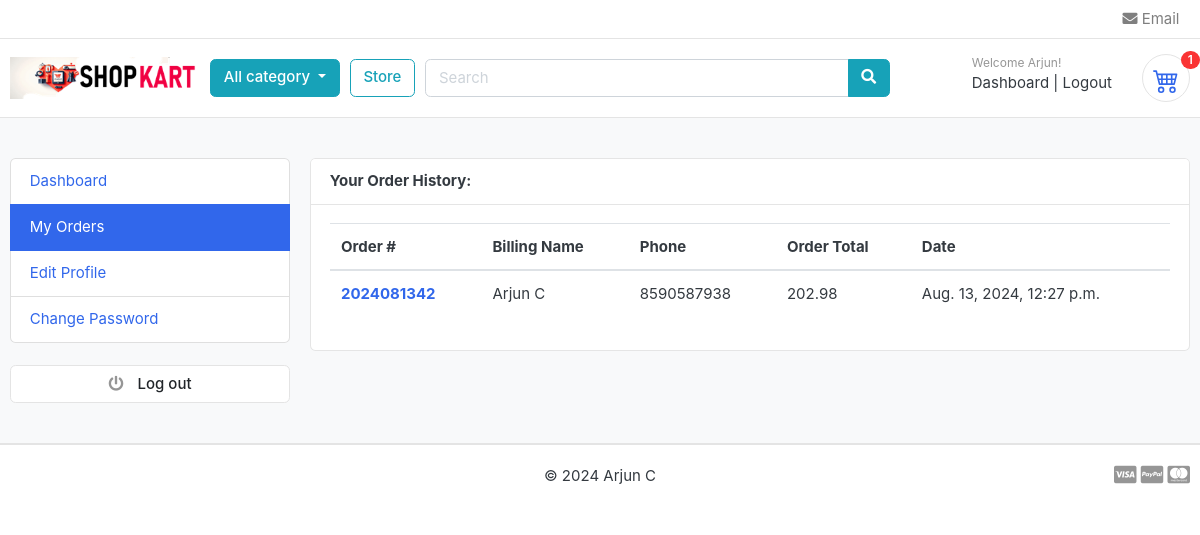
Before: /accounts/my_orders/ (signed in) with the older database file.
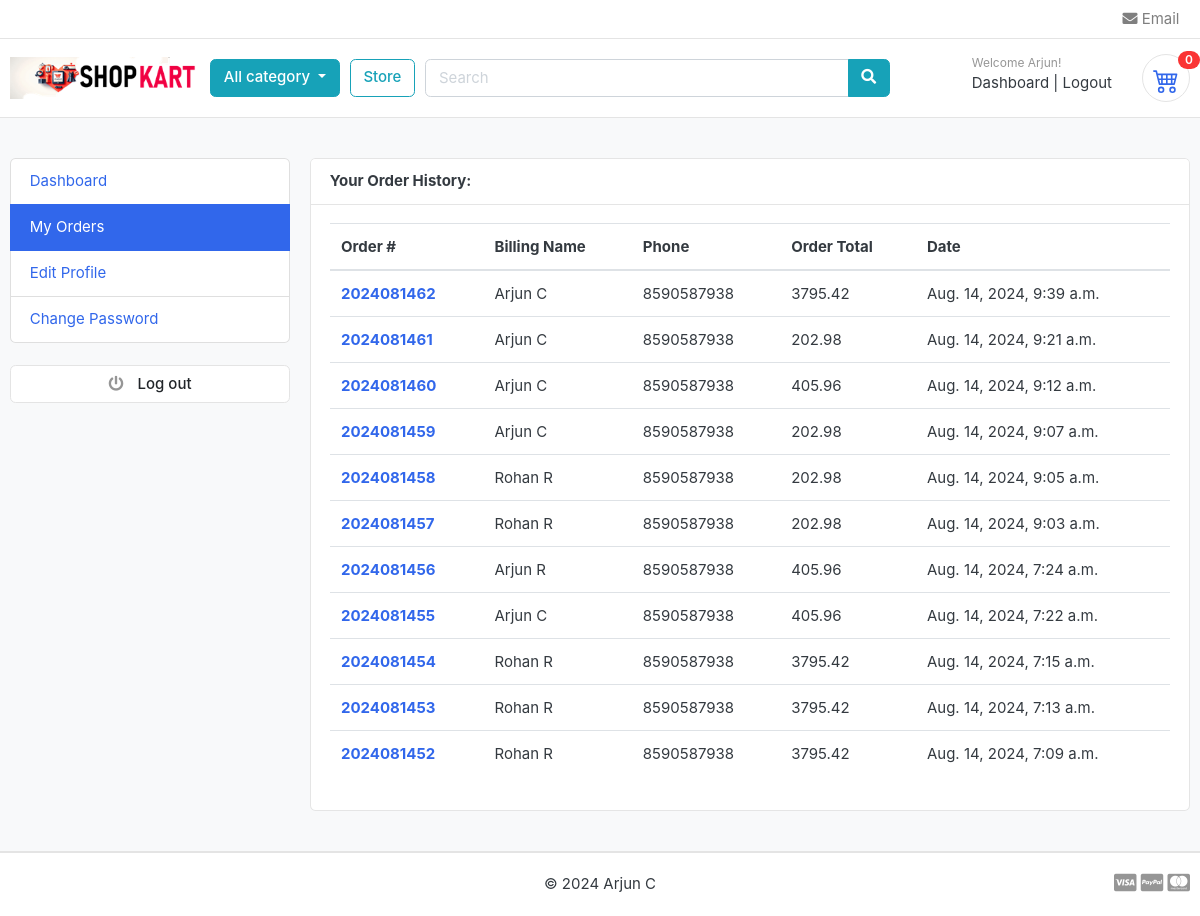
After: the same page with the newer database file.
### accounts/models.py (models this page shows, shortened)
class Account(AbstractBaseUser):
    first_name = models.CharField(max_length=50)
    last_name = models.CharField(max_length=50)
    username = models.CharField(max_length=50, unique=True)
    email = models.EmailField(max_length=100, unique=True)
    phone_number = models.CharField(max_length=50)
    date_joined = models.DateTimeField(auto_now_add=True)
    last_login = models.DateTimeField(auto_now_add=True)
    is_admin = models.BooleanField(default=False)
    is_staff = models.BooleanField(default=False)
    is_active = models.BooleanField(default=False)
    is_superadmin = models.BooleanField(default=False)
    USERNAME_FIELD = 'email'
    REQUIRED_FIELDS = ['username', 'first_name', 'last_name']
    objects = MyAccountManager()

### orders/models.py (models this page shows, shortened)
class Order(models.Model):
    STATUS = (
        ('New', 'New'),
        ('Accepted', 'Accepted'),
        ('Completed', 'Completed'),
        ('Cancelled', 'Cancelled'),
    )
    user = models.ForeignKey(Account, on_delete=models.SET_NULL, null=True)
    payment = models.ForeignKey(Payment, on_delete=models.SET_NULL, blank=True ,null=True)
    order_number = models.CharField(max_length=20)
    first_name = models.CharField(max_length=50)
    last_name = models.CharField(max_length=50)
    phone = models.CharField(max_length=15)
    email = models.EmailField(max_length=50)
    address_line_1 = models.CharField(max_length=50)
    address_line_2 = models.CharField(max_length=50, blank=True)
    country = models.CharField(max_length=50)
    state = models.CharField(max_length=50)
    city = models.CharField(max_length=50)
    order_note = models.CharField(max_length=100, blank=True)
    order_total = models.FloatField()
    tax = models.FloatField()
    status = models.CharField(max_length=10, choices=STATUS, default='New')
    ip = models.CharField(blank=True, max_length=20)
    is_ordered = models.BooleanField(default=False)
    created_at = models.DateTimeField(auto_now_add=True)
    updated_at = models.DateTimeField(auto_now=True)
    def full_name(self):
        return f'{self.first_name} {self.last_name}'

### accounts/views.py (the view)
# urls.py: path('my_orders/',views.my_orders, name='my_orders'),
@login_required(login_url='login')
def my_orders(request):
    orders = Order.objects.filter(user=request.user, is_ordered=True).order_by('-created_at')
    context = {
        'orders':orders
    }
    return render(request, 'accounts/my_orders.html', context)

### cart/context_processors.py (called while the page is built)
def counter(request):
    cart_count = 0
    if 'admin' in request.path:
        return {}
    else:
        try:
            cart = Cart.objects.filter(cart_id = _cart_id(request))
            if request.user.is_authenticated:
                cart_items = CartItem.objects.all().filter(user = request.user)
            else:
                cart_items = CartItem.objects.all().filter(cart = cart[:1])
            for cart_item in cart_items:
                cart_count += cart_item.quantity
        except Cart.DoesNotExist:
            cart_count = 0
    return dict(cart_count=cart_count)

### cart/views.py (called while the page is built)
def _cart_id(request):
    cart = request.session.session_key
    if not cart:
        cart = request.session.create()
    return cart

### category/context_processors.py (called while the page is built)
def menu_links(request):
    links = Category.objects.all()
    return dict(links = links)

### category/models.py (called while the page is built)
    def get_url(self):
        return reverse('products_by_category', args=[self.slug])

### templates/accounts/my_orders.html (shortened to what this page needs)
{% extends "base.html" %}
{% load static %}
{% block content %}
<section class="section-conten padding-y bg">
    <div class="container">
        <div class="row">
        {% include "includes/dashboard_sidebar.html" %}
        <main class="col-md-9">
            <article class="card">
            <header class="card-header">
                <strong class="d-inline-block mr-3">Your Order History: </strong>
            </header>
            <div class="card-body">
                <div class="row">
                    <div class="col-md-12">
                        <table class="table table-hover">
                            <thead>
                              <tr>
                                <th scope="col">Order #</th>
                                <th scope="col">Billing Name</th>
                                <th scope="col">Phone</th>
                                <th scope="col">Order Total</th>
                                <th scope="col">Date</th>
                              </tr>
                            </thead>
                            <tbody>
                                {% for order in orders %}
                                <tr>
                                    <th scope="row"><a href="{% url "order_detail" order.order_number %}"> {{order.order_number}}</a></th>
                                    <td>{{order.full_name}}</td>
                                    <td>{{order.phone}}</td>
                                    <td>{{order.order_total}}</td>
                                    <td>{{order.created_at}}</td>
                                </tr>
                                {% endfor %}
                            </tbody>
                          </table>
                    </div>
                </div>
            </div>
            </article>
        </main>
    </div>
    </div>
    </section>
{% endblock %}

### templates/base.html (shortened to what this page needs)
{% load static %}
<!DOCTYPE HTML>
<html lang="en">
<head>
<link rel="stylesheet" href="https://cdnjs.cloudflare.com/ajax/libs/font-awesome/4.7.0/css/font-awesome.min.css">
<link href="{% static 'css/bootstrap.css' %}" rel="stylesheet" type="text/css"/>
<link href="{% static 'fonts/fontawesome/css/all.min.css' %}" type="text/css" rel="stylesheet">
<link href="{% static 'css/ui.css' %}" rel="stylesheet" type="text/css"/>
<link href="{% static 'css/custom.css' %}" rel="stylesheet" type="text/css"/>
<link href="{% static 'css/responsive.css' %}" rel="stylesheet" media="only screen and (max-width: 1200px)" />
</head>
<body>
   {% include "includes/navbar.html" %}
    {% block content %}{% endblock content %}
   {% include "includes/footer.html" %}
</body>
</html>

### templates/includes/navbar.html (shortened to what this page needs)
{% load static %}
<header class="section-header">
    <nav class="navbar p-md-0 navbar-expand-sm navbar-light border-bottom">
    <div class="container">
      <div class="collapse navbar-collapse" id="navbarTop4">
        <ul class="navbar-nav">
            <li>
                <a href="mailto:shopkartdemo@gmail.com" class="nav-link"> <i class="fa fa-envelope"></i> Email </a>
            </li>
        </ul>
      </div>
    </div>
    </nav>
    <section class="header-main border-bottom">
        <div class="container">
    <div class="row align-items-center">
        <div class="col-lg-2 col-md-3 col-6">
            <a href="{% url "home" %}" class="brand-wrap">
                <img class="logo" src="{% static './images/shopkart.png' %}">
            </a>
        </div>
        <div class="col-lg col-sm col-md col-6 flex-grow-0">
            <div class="category-wrap dropdown d-inline-block float-right">
                <button type="button" class="btn btn-info dropdown-toggle" data-toggle="dropdown">
                    All category
                </button>
            </div>
        </div>
        <a href="{% url "store" %}" class="btn btn-outline-info">Store</a>
        <div class="col-lg  col-md-6 col-sm-12 col">
            <form action="{% url "search" %}" class="search" method = 'GET'>
                <div class="input-group w-100">
                    <input type="text" class="form-control" style="width:60%;" placeholder="Search" name = "keyword">
                    <div class="input-group-append">
                      <button class="btn btn-info" type="submit">
                        <i class="fa fa-search"></i>
                      </button>
                    </div>
                </div>
            </form>
        </div>
        <div class="col-lg-3 col-sm-6 col-8 order-2 order-lg-3">
                    <div class="d-flex justify-content-end mb-3 mb-lg-0">
                        {% if user.id is None %}
                        <div class="widget-header">
                            <small class="title text-muted">Welcome guest!</small>
                            <div>
                                <a href="{% url "login" %}">Sign in</a> <span class="dark-transp"> | </span>
                                <a href="{% url "register" %}"> Register</a>
                            </div>
                        </div>
                        {% else %}
                        <div class="widget-header">
                            <small class="title text-muted">Welcome {{user.first_name}}!</small>
                            <div>
                                <a href="{% url "dashboard" %}">Dashboard</a> <span class="dark-transp"> | </span>
                                <a href="{% url "logout" %}"> Logout</a>
                            </div>
                        </div>
                        {% endif %}
                        <a href="{% url "cart" %}" class="widget-header pl-3 ml-3">
                            <div class="icon icon-sm rounded-circle border">
                            </div>
                            <span class="badge badge-pill badge-danger notify">{{cart_count}}</span>
                        </a>
                    </div>
                </div>
    </div>
        </div>
    </section>
    </header>

### templates/includes/dashboard_sidebar.html
<aside class="col-md-3">
    <ul class="list-group">
        {% url 'dashboard' as dashboard_url %}
        {% url 'my_orders' as my_orders_url %}
        {% url 'edit_profile' as edit_prof %}
        {% url 'change_password' as change_pswd %}
        <a class="list-group-item {% if request.path == dashboard_url %}active{% endif %}" href="{{ dashboard_url }}"> Dashboard </a>
        <a class="list-group-item {% if request.path == my_orders_url %}active{% endif %}" href="{{ my_orders_url }}"> My Orders </a>
        <a class="list-group-item {% if request.path == edit_prof %}active{% endif %}" href="{{ edit_prof }}"> Edit Profile </a>
        <a class="list-group-item {% if request.path == change_pswd %}active{% endif %}" href="{{change_pswd}}">Change Password </a>
    </ul>
    <br>
    <a class="btn btn-light btn-block" href="{% url 'logout' %}"> <i class="fa fa-power-off"></i> <span class="text">Log out</span> </a>
</aside>

### templates/includes/footer.html (shortened to what this page needs)
<footer class="section-footer border-top">
    <div class="container">
        <section class="footer-bottom border-top row">
            <div class="col-md-2">
            </div>
            <div class="col-md-8 text-md-center">
                <span  class="px-2">&copy 2024 Arjun C</span>
            </div>
            <div class="col-md-2 text-md-right text-muted">
                <i class="fab fa-lg fa-cc-visa"></i>
                <i class="fab fa-lg fa-cc-paypal"></i>
                <i class="fab fa-lg fa-cc-mastercard"></i>
            </div>
        </section>
    </div>
</footer>
</body>
</html>

### static/css/ui.css (style rules this page uses)
html { font-family: "Inter", sans-serif; font-size: 15px; }
.icon-xs, .icon-sm, .icon-md, .icon-lg { display: inline-block; text-align: center; flex-shrink: 0; flex-grow: 0; }
.icon-sm { width: 48px; height: 48px; line-height: 48px !important; font-size: 20px; }
.padding-y { padding-top: 40px; padding-bottom: 40px; }
article:after, .form-group:after { display: block; clear: both; content: ""; }
.bg { background-color: #f8f9fa; }
.header-main { position: relative; padding-top: 1rem; padding-bottom: 1rem; }
.brand-wrap .logo, .navbar-brand .logo { margin-right: 7px; max-height: 42px; display: inline-block; }
.widget-header { display: inline-block; vertical-align: middle; position: relative; }
.widget-header a { color: #343a40; }
.widget-header .title { display: block; }
.widget-header .notify { position: absolute; top: -3px; right: -10px; }
.footer-bottom { padding-top: 20px; padding-bottom: 20px; }
.btn-light { background-color: #fff; border-color: #e4e4e4; }
.btn-light i { color: #969696; }
.btn i + .text { margin-left: 10px; }
.notify { position: absolute; top: -4px; right: -10px; display: inline-block; padding: 0.25em 0.6em; font-size: 12px; line-height: 1; text-align: center; border-radius: 3rem; color: #fff; background-color: #fa3434; }

Changed rows visible on the page:
removed Order: order_number "2024081342", full_name "Arjun C", phone "8590587938", order_total "202.98", created_at "Aug. 13, 2024, 12:27 p.m."
added Order: order_number "2024081462", full_name "Arjun C", phone "8590587938", order_total "3795.42", created_at "Aug. 14, 2024, 9:39 a.m."
added Order: order_number "2024081461", full_name "Arjun C", phone "8590587938", order_total "202.98", created_at "Aug. 14, 2024, 9:21 a.m."
added Order: order_number "2024081460", full_name "Arjun C", phone "8590587938", order_total "405.96", created_at "Aug. 14, 2024, 9:12 a.m."
added Order: order_number "2024081459", full_name "Arjun C", phone "8590587938", order_total "202.98", created_at "Aug. 14, 2024, 9:07 a.m."
added Order: order_number "2024081458", full_name "Rohan R", phone "8590587938", order_total "202.98", created_at "Aug. 14, 2024, 9:05 a.m."
added Order: order_number "2024081457", full_name "Rohan R", phone "8590587938", order_total "202.98", created_at "Aug. 14, 2024, 9:03 a.m."
added Order: order_number "2024081456", full_name "Arjun R", phone "8590587938", order_total "405.96", created_at "Aug. 14, 2024, 7:24 a.m."
added Order: order_number "2024081455", full_name "Arjun C", phone "8590587938", order_total "405.96", created_at "Aug. 14, 2024, 7:22 a.m."
added Order: order_number "2024081454", full_name "Rohan R", phone "8590587938", order_total "3795.42", created_at "Aug. 14, 2024, 7:15 a.m."
added Order: order_number "2024081453", full_name "Rohan R", phone "8590587938", order_total "3795.42", created_at "Aug. 14, 2024, 7:13 a.m."
added Order: order_number "2024081452", full_name "Rohan R", phone "8590587938", order_total "3795.42", created_at "Aug. 14, 2024, 7:09 a.m."
Other visible differences:
{{ cart_count }}: "1" → "0"
